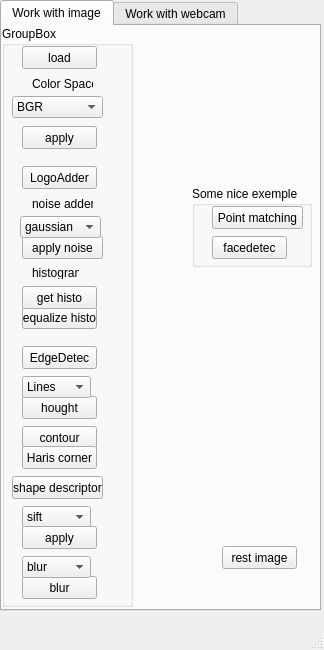
<?xml version="1.0" encoding="UTF-8"?>
<ui version="4.0">
 <class>MainWindow</class>
 <widget class="QMainWindow" name="MainWindow">
  <property name="geometry">
   <rect>
    <x>0</x>
    <y>0</y>
    <width>324</width>
    <height>650</height>
   </rect>
  </property>
  <property name="windowTitle">
   <string>MainWindow</string>
  </property>
  <widget class="QWidget" name="centralwidget">
   <widget class="QTabWidget" name="tabWidget">
    <property name="geometry">
     <rect>
      <x>0</x>
      <y>0</y>
      <width>321</width>
      <height>611</height>
     </rect>
    </property>
    <property name="currentIndex">
     <number>0</number>
    </property>
    <widget class="QWidget" name="tab_3">
     <attribute name="title">
      <string>Work with image</string>
     </attribute>
     <widget class="QGroupBox" name="groupBox">
      <property name="geometry">
       <rect>
        <x>0</x>
        <y>0</y>
        <width>131</width>
        <height>581</height>
       </rect>
      </property>
      <property name="title">
       <string>GroupBox</string>
      </property>
      <widget class="QPushButton" name="loadButton">
       <property name="geometry">
        <rect>
         <x>20</x>
         <y>20</y>
         <width>75</width>
         <height>23</height>
        </rect>
       </property>
       <property name="text">
        <string>load</string>
       </property>
      </widget>
      <widget class="QComboBox" name="colorBox">
       <property name="geometry">
        <rect>
         <x>10</x>
         <y>70</y>
         <width>91</width>
         <height>22</height>
        </rect>
       </property>
       <item>
        <property name="text">
         <string>BGR</string>
        </property>
       </item>
       <item>
        <property name="text">
         <string>HSv</string>
        </property>
       </item>
       <item>
        <property name="text">
         <string>GrayScale</string>
        </property>
       </item>
      </widget>
      <widget class="QLabel" name="label">
       <property name="geometry">
        <rect>
         <x>30</x>
         <y>50</y>
         <width>61</width>
         <height>16</height>
        </rect>
       </property>
       <property name="text">
        <string>Color Space</string>
       </property>
      </widget>
      <widget class="QPushButton" name="pushButtonC">
       <property name="geometry">
        <rect>
         <x>20</x>
         <y>100</y>
         <width>75</width>
         <height>23</height>
        </rect>
       </property>
       <property name="text">
        <string>apply</string>
       </property>
      </widget>
      <widget class="QPushButton" name="LogoAdder">
       <property name="geometry">
        <rect>
         <x>20</x>
         <y>140</y>
         <width>75</width>
         <height>23</height>
        </rect>
       </property>
       <property name="text">
        <string>LogoAdder</string>
       </property>
      </widget>
      <widget class="QPushButton" name="Saltybutton">
       <property name="geometry">
        <rect>
         <x>20</x>
         <y>210</y>
         <width>81</width>
         <height>23</height>
        </rect>
       </property>
       <property name="text">
        <string>apply noise</string>
       </property>
      </widget>
      <widget class="QLabel" name="label_2">
       <property name="geometry">
        <rect>
         <x>30</x>
         <y>170</y>
         <width>61</width>
         <height>16</height>
        </rect>
       </property>
       <property name="text">
        <string>noise adder</string>
       </property>
      </widget>
      <widget class="QComboBox" name="noiseBox">
       <property name="geometry">
        <rect>
         <x>18</x>
         <y>190</y>
         <width>81</width>
         <height>22</height>
        </rect>
       </property>
       <item>
        <property name="text">
         <string>gaussian</string>
        </property>
       </item>
       <item>
        <property name="text">
         <string>salt&amp;peper</string>
        </property>
       </item>
       <item>
        <property name="text">
         <string>poisson</string>
        </property>
       </item>
       <item>
        <property name="text">
         <string>Sobel&amp;Laplacian</string>
        </property>
       </item>
      </widget>
      <widget class="QPushButton" name="eqhisto">
       <property name="geometry">
        <rect>
         <x>20</x>
         <y>280</y>
         <width>75</width>
         <height>23</height>
        </rect>
       </property>
       <property name="text">
        <string>equalize histo</string>
       </property>
      </widget>
      <widget class="QLabel" name="label_3">
       <property name="geometry">
        <rect>
         <x>30</x>
         <y>240</y>
         <width>47</width>
         <height>13</height>
        </rect>
       </property>
       <property name="text">
        <string>histogram</string>
       </property>
      </widget>
      <widget class="QPushButton" name="gethisto">
       <property name="geometry">
        <rect>
         <x>20</x>
         <y>260</y>
         <width>75</width>
         <height>23</height>
        </rect>
       </property>
       <property name="text">
        <string>get histo</string>
       </property>
      </widget>
      <widget class="QPushButton" name="EdgeB">
       <property name="geometry">
        <rect>
         <x>20</x>
         <y>320</y>
         <width>75</width>
         <height>23</height>
        </rect>
       </property>
       <property name="text">
        <string>EdgeDetec</string>
       </property>
      </widget>
      <widget class="QPushButton" name="houghtB">
       <property name="geometry">
        <rect>
         <x>20</x>
         <y>370</y>
         <width>75</width>
         <height>23</height>
        </rect>
       </property>
       <property name="text">
        <string>hought</string>
       </property>
      </widget>
      <widget class="QPushButton" name="contourB">
       <property name="geometry">
        <rect>
         <x>20</x>
         <y>400</y>
         <width>75</width>
         <height>23</height>
        </rect>
       </property>
       <property name="text">
        <string>contour</string>
       </property>
      </widget>
      <widget class="QComboBox" name="houghBox">
       <property name="geometry">
        <rect>
         <x>20</x>
         <y>350</y>
         <width>69</width>
         <height>22</height>
        </rect>
       </property>
       <item>
        <property name="text">
         <string>Lines</string>
        </property>
       </item>
       <item>
        <property name="text">
         <string>Circle</string>
        </property>
       </item>
      </widget>
      <widget class="QPushButton" name="HarisB">
       <property name="geometry">
        <rect>
         <x>20</x>
         <y>420</y>
         <width>75</width>
         <height>23</height>
        </rect>
       </property>
       <property name="text">
        <string>Haris corner</string>
       </property>
      </widget>
      <widget class="QPushButton" name="ShapeB">
       <property name="geometry">
        <rect>
         <x>10</x>
         <y>450</y>
         <width>91</width>
         <height>23</height>
        </rect>
       </property>
       <property name="text">
        <string>shape descriptor</string>
       </property>
      </widget>
      <widget class="QComboBox" name="FeatureB">
       <property name="geometry">
        <rect>
         <x>20</x>
         <y>480</y>
         <width>69</width>
         <height>22</height>
        </rect>
       </property>
       <item>
        <property name="text">
         <string>sift</string>
        </property>
       </item>
       <item>
        <property name="text">
         <string>surf</string>
        </property>
       </item>
       <item>
        <property name="text">
         <string>fast</string>
        </property>
       </item>
      </widget>
      <widget class="QPushButton" name="featuredrawB">
       <property name="geometry">
        <rect>
         <x>20</x>
         <y>500</y>
         <width>75</width>
         <height>23</height>
        </rect>
       </property>
       <property name="text">
        <string>apply</string>
       </property>
      </widget>
      <widget class="QPushButton" name="bluryblury">
       <property name="geometry">
        <rect>
         <x>20</x>
         <y>550</y>
         <width>75</width>
         <height>23</height>
        </rect>
       </property>
       <property name="text">
        <string>blur</string>
       </property>
      </widget>
      <widget class="QComboBox" name="blurbox">
       <property name="geometry">
        <rect>
         <x>20</x>
         <y>530</y>
         <width>69</width>
         <height>22</height>
        </rect>
       </property>
       <item>
        <property name="text">
         <string>blur</string>
        </property>
       </item>
       <item>
        <property name="text">
         <string>gaussianblur</string>
        </property>
       </item>
      </widget>
     </widget>
     <widget class="QGroupBox" name="groupBox_4">
      <property name="geometry">
       <rect>
        <x>190</x>
        <y>160</y>
        <width>120</width>
        <height>81</height>
       </rect>
      </property>
      <property name="title">
       <string>Some nice exemple</string>
      </property>
      <widget class="QPushButton" name="ExesimpleB">
       <property name="geometry">
        <rect>
         <x>20</x>
         <y>20</y>
         <width>91</width>
         <height>23</height>
        </rect>
       </property>
       <property name="text">
        <string>Point matching</string>
       </property>
      </widget>
      <widget class="QPushButton" name="cascadeimg">
       <property name="geometry">
        <rect>
         <x>20</x>
         <y>50</y>
         <width>75</width>
         <height>23</height>
        </rect>
       </property>
       <property name="text">
        <string>facedetec</string>
       </property>
      </widget>
     </widget>
     <widget class="QPushButton" name="ResetB">
      <property name="geometry">
       <rect>
        <x>220</x>
        <y>520</y>
        <width>75</width>
        <height>23</height>
       </rect>
      </property>
      <property name="text">
       <string>rest image</string>
      </property>
     </widget>
    </widget>
    <widget class="QWidget" name="tab_5">
     <attribute name="title">
      <string>Work with webcam</string>
     </attribute>
     <widget class="QGroupBox" name="groupBox_2">
      <property name="geometry">
       <rect>
        <x>30</x>
        <y>20</y>
        <width>131</width>
        <height>551</height>
       </rect>
      </property>
      <property name="title">
       <string>GroupBox</string>
      </property>
      <widget class="QPushButton" name="loadCamb">
       <property name="geometry">
        <rect>
         <x>20</x>
         <y>20</y>
         <width>75</width>
         <height>23</height>
        </rect>
       </property>
       <property name="text">
        <string>load</string>
       </property>
      </widget>
      <widget class="QComboBox" name="colorBox_2">
       <property name="geometry">
        <rect>
         <x>10</x>
         <y>70</y>
         <width>91</width>
         <height>22</height>
        </rect>
       </property>
       <item>
        <property name="text">
         <string>BGR</string>
        </property>
       </item>
       <item>
        <property name="text">
         <string>HSv</string>
        </property>
       </item>
       <item>
        <property name="text">
         <string>GrayScale</string>
        </property>
       </item>
      </widget>
      <widget class="QLabel" name="label_4">
       <property name="geometry">
        <rect>
         <x>30</x>
         <y>50</y>
         <width>61</width>
         <height>16</height>
        </rect>
       </property>
       <property name="text">
        <string>Color Space</string>
       </property>
      </widget>
      <widget class="QPushButton" name="ColorCamB_2">
       <property name="geometry">
        <rect>
         <x>20</x>
         <y>100</y>
         <width>75</width>
         <height>23</height>
        </rect>
       </property>
       <property name="text">
        <string>apply</string>
       </property>
      </widget>
      <widget class="QPushButton" name="LogoAdder_2">
       <property name="geometry">
        <rect>
         <x>20</x>
         <y>140</y>
         <width>75</width>
         <height>23</height>
        </rect>
       </property>
       <property name="text">
        <string>LogoAdder</string>
       </property>
      </widget>
      <widget class="QPushButton" name="Saltybutton_2">
       <property name="geometry">
        <rect>
         <x>20</x>
         <y>210</y>
         <width>81</width>
         <height>23</height>
        </rect>
       </property>
       <property name="text">
        <string>apply noise</string>
       </property>
      </widget>
      <widget class="QLabel" name="label_5">
       <property name="geometry">
        <rect>
         <x>30</x>
         <y>170</y>
         <width>61</width>
         <height>16</height>
        </rect>
       </property>
       <property name="text">
        <string>noise adder</string>
       </property>
      </widget>
      <widget class="QComboBox" name="noiseBox_2">
       <property name="geometry">
        <rect>
         <x>18</x>
         <y>190</y>
         <width>81</width>
         <height>22</height>
        </rect>
       </property>
       <item>
        <property name="text">
         <string>salt&amp;peperGray</string>
        </property>
       </item>
       <item>
        <property name="text">
         <string>salt&amp;peper</string>
        </property>
       </item>
       <item>
        <property name="text">
         <string>Sobel&amp;Laplacian</string>
        </property>
       </item>
      </widget>
      <widget class="QPushButton" name="eqhisto_2">
       <property name="geometry">
        <rect>
         <x>20</x>
         <y>260</y>
         <width>75</width>
         <height>23</height>
        </rect>
       </property>
       <property name="text">
        <string>equalize histo</string>
       </property>
      </widget>
      <widget class="QLabel" name="label_6">
       <property name="geometry">
        <rect>
         <x>30</x>
         <y>240</y>
         <width>47</width>
         <height>13</height>
        </rect>
       </property>
       <property name="text">
        <string>histogram</string>
       </property>
      </widget>
      <widget class="QPushButton" name="EdgeB_2">
       <property name="geometry">
        <rect>
         <x>20</x>
         <y>290</y>
         <width>75</width>
         <height>23</height>
        </rect>
       </property>
       <property name="text">
        <string>EdgeDetec</string>
       </property>
      </widget>
      <widget class="QPushButton" name="contourB_2">
       <property name="geometry">
        <rect>
         <x>20</x>
         <y>320</y>
         <width>75</width>
         <height>23</height>
        </rect>
       </property>
       <property name="text">
        <string>contour</string>
       </property>
      </widget>
      <widget class="QPushButton" name="HarisB_2">
       <property name="geometry">
        <rect>
         <x>20</x>
         <y>350</y>
         <width>75</width>
         <height>23</height>
        </rect>
       </property>
       <property name="text">
        <string>Haris corner</string>
       </property>
      </widget>
      <widget class="QComboBox" name="FeatureB_2">
       <property name="geometry">
        <rect>
         <x>20</x>
         <y>420</y>
         <width>69</width>
         <height>22</height>
        </rect>
       </property>
       <item>
        <property name="text">
         <string>sift</string>
        </property>
       </item>
       <item>
        <property name="text">
         <string>surf</string>
        </property>
       </item>
       <item>
        <property name="text">
         <string>fast</string>
        </property>
       </item>
      </widget>
      <widget class="QPushButton" name="featuredrawB_2">
       <property name="geometry">
        <rect>
         <x>20</x>
         <y>440</y>
         <width>75</width>
         <height>23</height>
        </rect>
       </property>
       <property name="text">
        <string>apply</string>
       </property>
      </widget>
      <widget class="QPushButton" name="bluryblury_2">
       <property name="geometry">
        <rect>
         <x>20</x>
         <y>500</y>
         <width>75</width>
         <height>23</height>
        </rect>
       </property>
       <property name="text">
        <string>blur</string>
       </property>
      </widget>
      <widget class="QComboBox" name="blurbox_2">
       <property name="geometry">
        <rect>
         <x>20</x>
         <y>480</y>
         <width>69</width>
         <height>22</height>
        </rect>
       </property>
       <item>
        <property name="text">
         <string>blur</string>
        </property>
       </item>
       <item>
        <property name="text">
         <string>gaussianblur</string>
        </property>
       </item>
      </widget>
     </widget>
     <widget class="QGroupBox" name="groupBox_3">
      <property name="geometry">
       <rect>
        <x>180</x>
        <y>140</y>
        <width>120</width>
        <height>91</height>
       </rect>
      </property>
      <property name="title">
       <string>Some nice features</string>
      </property>
      <widget class="QPushButton" name="Colo_track">
       <property name="geometry">
        <rect>
         <x>10</x>
         <y>20</y>
         <width>91</width>
         <height>23</height>
        </rect>
       </property>
       <property name="text">
        <string>Object tracking</string>
       </property>
      </widget>
      <widget class="QPushButton" name="cascade">
       <property name="geometry">
        <rect>
         <x>10</x>
         <y>50</y>
         <width>91</width>
         <height>21</height>
        </rect>
       </property>
       <property name="text">
        <string>Harr cascade</string>
       </property>
      </widget>
     </widget>
    </widget>
   </widget>
  </widget>
  <widget class="QMenuBar" name="menubar">
   <property name="geometry">
    <rect>
     <x>0</x>
     <y>0</y>
     <width>324</width>
     <height>21</height>
    </rect>
   </property>
  </widget>
  <widget class="QStatusBar" name="statusbar"/>
 </widget>
 <resources/>
 <connections/>
</ui>
